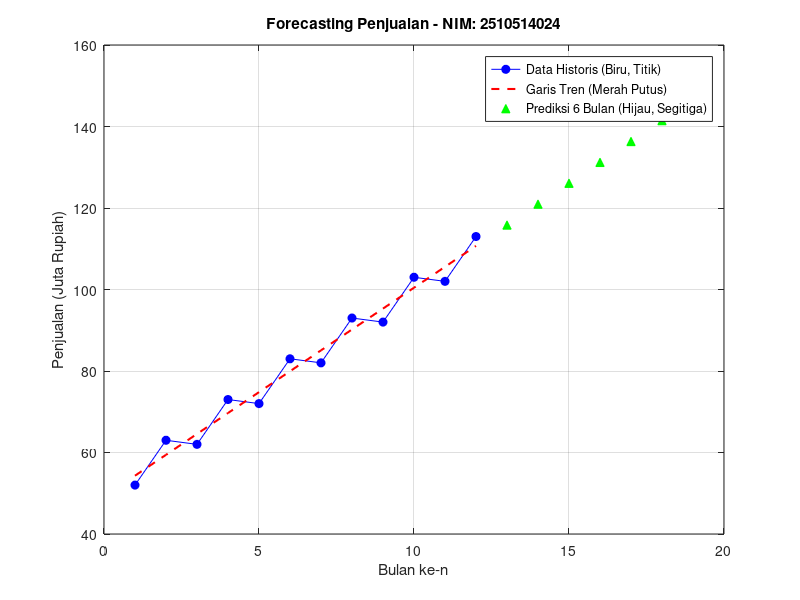

Recreate this plot in MATLAB.
% ===============================================================
% UTS Matematika Sains Data - Semester Genap 2025/2026
% Soal 7 - Forecasting Penjualan (Deret dan Regresi)
% ---------------------------------------------------------------
% Nama    : Joannes De Britto Luther
% NIM     : 2510514024
% Parameter: N=24, a=2, b=2, K=5
% Tanggal : 2026-04-26
% ===============================================================

clc; clear; close all;

%% 1. Parameter dan Pembentukan Deret Sn
K = 5; a = 2;
n = 1:12;
Sn = 50 + K*n + (-1).^n * (a+1);

%% --- BAGIAN (c): Verifikasi T1 dan T2 ---
T1 = sum(Sn);
T2 = sum(Sn.^2);

fprintf('--- Verifikasi Soal 7c ---\n');
fprintf('Total Penjualan 12 Bulan (T1) : %.2f\n', T1);
fprintf('Sum of Squares (T2)           : %.2f\n\n', T2);

%% --- BAGIAN (e): Forecasting 6 Bulan ke Depan ---
t = 1:12;
% Menggunakan polyfit derajat 1 untuk garis tren linear
p = polyfit(t, Sn, 1); 
slope = p(1);
intercept = p(2);

% Prediksi S13 sampai S18
t_pred = 13:18;
S_pred = polyval(p, t_pred);

% Plotting
figure('Color', 'w');
plot(t, Sn, 'b-o', 'MarkerFaceColor', 'b', 'DisplayName', 'Data Historis (Biru, Titik)');
hold on;
plot(t, polyval(p, t), 'r--', 'LineWidth', 1.5, 'DisplayName', 'Garis Tren (Merah Putus)');
plot(t_pred, S_pred, 'g^', 'MarkerFaceColor', 'g', 'DisplayName', 'Prediksi 6 Bulan (Hijau, Segitiga)');

% Format Grafik
title(['Forecasting Penjualan - NIM: ', '2510514024']);
xlabel('Bulan ke-n');
ylabel('Penjualan (Juta Rupiah)');
legend('Location', 'best');
grid on;

fprintf('--- Hasil Forecasting Soal 7e ---\n');
fprintf('Koefisien Slope (Kemiringan) : %.4f\n', slope);
fprintf('Koefisien Intercept          : %.4f\n', intercept);
fprintf('Prediksi S13 sampai S18      : \n');
disp(S_pred);
